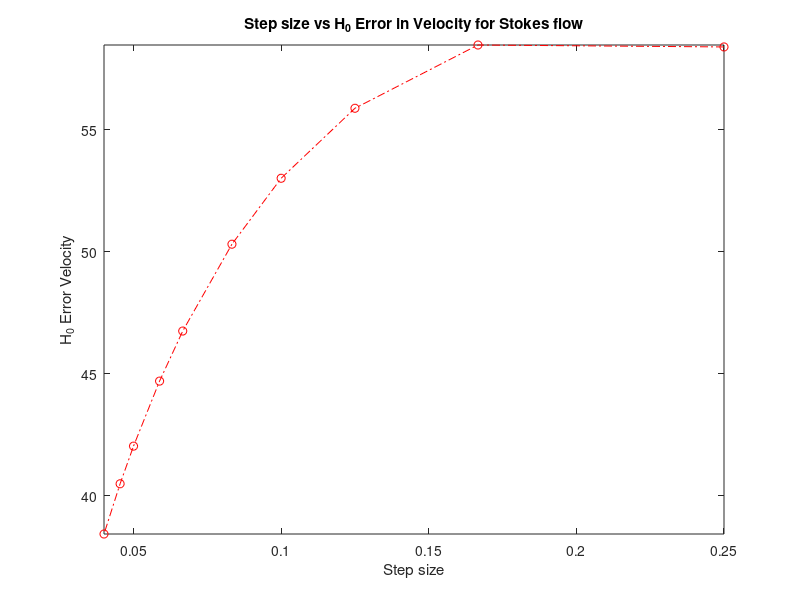
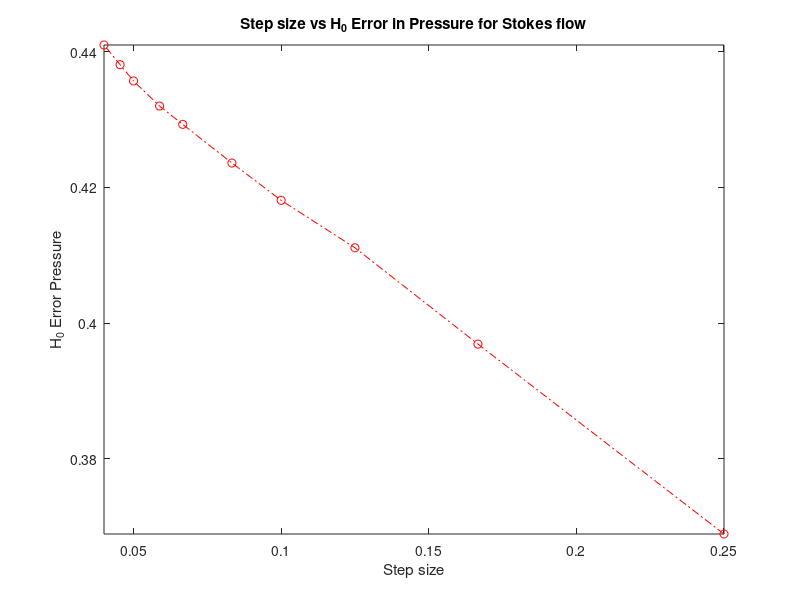
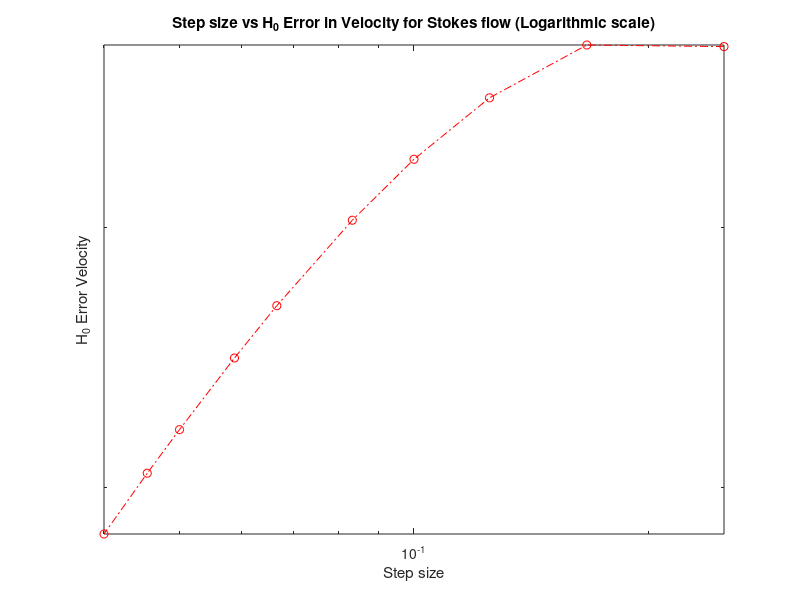
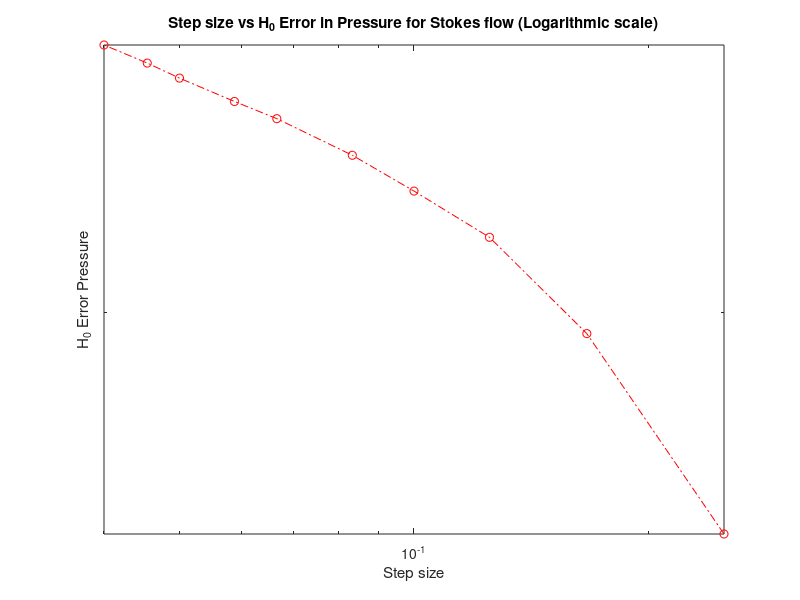

Reproduce these figures in MATLAB, in order.
Step_size = [1/4 1/6 1/8 1/10 1/12 1/15 1/17 1/20 1/22 1/25];
Error_velocity = [58.3897 58.4694 55.8762 53.0069 50.3039 46.7447 ...
    44.6924 42.0267 40.4837 38.4248];
Error_pressure = [0.3689 0.3969 0.4111 0.4181 0.4236 0.4293 ...
    0.4320 0.4357 0.4381 0.4410];
figure
plot(Step_size,Error_velocity,'-.or')
xlabel('Step size')
ylabel('H_0 Error Velocity')
title('Step size vs H_0 Error in Velocity for Stokes flow')
axis tight
figure()
plot(Step_size,Error_pressure,'-.or')
xlabel('Step size')
ylabel('H_0 Error Pressure')
title('Step size vs H_0 Error in Pressure for Stokes flow')
axis tight
figure
loglog(Step_size,Error_velocity,'-.or')
xlabel('Step size')
ylabel('H_0 Error Velocity')
title('Step size vs H_0 Error in Velocity for Stokes flow (Logarithmic scale)')
axis tight
figure()
loglog(Step_size,Error_pressure,'-.or')
xlabel('Step size')
ylabel('H_0 Error Pressure')
title('Step size vs H_0 Error in Pressure for Stokes flow (Logarithmic scale)')
axis tight

Step_size = [1/4 1/6 1/8 1/10 1/12 1/15 1/17 1/20 1/22 1/25];
Error_velocity = [326.4299 218.6365 151.7758 110.7830 84.2128 59.1140 ...
    48.0682 36.3153 30.7034 24.3979];
Error_pressure = [0.0186 0.0153 0.0123 0.0102 0.0086 0.0070 ...
    0.0062 0.0053 0.0049 0.0044];
figure()
plot(Step_size,Error_velocity,'-.or')
xlabel('Step size')
ylabel('L^2 Error Velocity')
title('Step size vs L^2 Error in Velocity for Stokes flow')
axis tight
figure()
plot(Step_size,Error_pressure,'-.or')
xlabel('Step size')
ylabel('L^2 Error Pressure')
title('Step size vs L^2 Error in Pressure for Stokes flow')
axis tight
figure
loglog(Step_size,Error_velocity,'-.or')
xlabel('Step size')
ylabel('L^2 Error Velocity')
title('Step size vs L^2 Error in Velocity for Stokes flow (Logarithmic scale)')
axis tight
figure()
loglog(Step_size,Error_pressure,'-.or')
xlabel('Step size')
ylabel('L^2 Error Pressure')
title('Step size vs L^2 Error in Pressure for Stokes flow (Logarithmic scale)')
axis tight